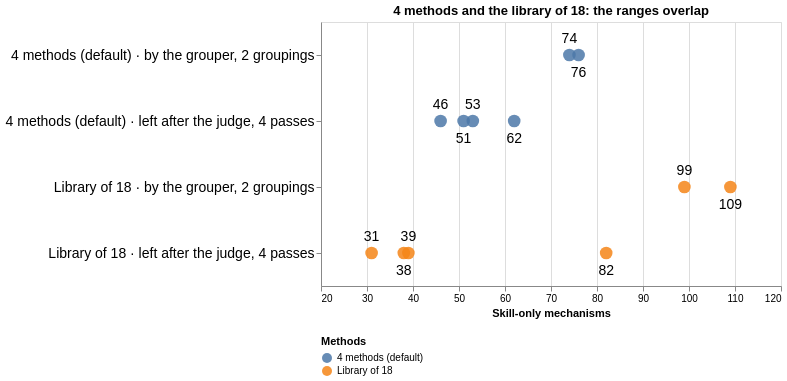

Write a Vega-Lite specification for this figure.
### Vega-Lite specification from a JSON file in a GitHub repository (floating-point values rounded to 4 significant figures)
{"usermeta": {"fig": {"content": "data", "style": "cool-clean", "candidates": ["cool-clean"], "why": "counts read from the result files", "surface": "repo-doc"}}, "title": "4 methods and the library of 18: the ranges overlap", "width": 460, "height": 264, "data": {"values": [{"row": "4 methods (default) · by the grouper, 2 groupings", "group": "4 methods (default)", "count": 76, "below": 1}, {"row": "4 methods (default) · by the grouper, 2 groupings", "group": "4 methods (default)", "count": 74, "below": 0}, {"row": "4 methods (default) · left after the judge, 4 passes", "group": "4 methods (default)", "count": 53, "below": 0}, {"row": "4 methods (default) · left after the judge, 4 passes", "group": "4 methods (default)", "count": 62, "below": 1}, {"row": "4 methods (default) · left after the judge, 4 passes", "group": "4 methods (default)", "count": 51, "below": 1}, {"row": "4 methods (default) · left after the judge, 4 passes", "group": "4 methods (default)", "count": 46, "below": 0}, {"row": "Library of 18 · by the grouper, 2 groupings", "group": "Library of 18", "count": 99, "below": 0}, {"row": "Library of 18 · by the grouper, 2 groupings", "group": "Library of 18", "count": 109, "below": 1}, {"row": "Library of 18 · left after the judge, 4 passes", "group": "Library of 18", "count": 82, "below": 1}, {"row": "Library of 18 · left after the judge, 4 passes", "group": "Library of 18", "count": 39, "below": 0}, {"row": "Library of 18 · left after the judge, 4 passes", "group": "Library of 18", "count": 31, "below": 0}, {"row": "Library of 18 · left after the judge, 4 passes", "group": "Library of 18", "count": 38, "below": 1}]}, "layer": [{"mark": {"type": "point", "filled": true, "size": 160, "opacity": 0.85}, "encoding": {"y": {"field": "row", "type": "nominal", "title": null, "sort": ["4 methods (default) · by the grouper, 2 groupings", "4 methods (default) · left after the judge, 4 passes", "Library of 18 · by the grouper, 2 groupings", "Library of 18 · left after the judge, 4 passes"], "axis": {"labelFontSize": 14, "labelLimit": 520}}, "x": {"field": "count", "type": "quantitative", "title": "Skill-only mechanisms", "scale": {"domain": [20, 120]}}, "color": {"field": "group", "type": "nominal", "title": "Methods", "legend": {"orient": "bottom", "direction": "vertical", "labelLimit": 700}}}}, {"transform": [{"filter": "datum.below == 0"}], "mark": {"type": "text", "dy": -16, "fontSize": 14}, "encoding": {"y": {"field": "row", "type": "nominal", "title": null, "sort": ["4 methods (default) · by the grouper, 2 groupings", "4 methods (default) · left after the judge, 4 passes", "Library of 18 · by the grouper, 2 groupings", "Library of 18 · left after the judge, 4 passes"], "axis": {"labelFontSize": 14, "labelLimit": 520}}, "x": {"field": "count", "type": "quantitative", "title": "Skill-only mechanisms", "scale": {"domain": [20, 120]}}, "text": {"field": "count"}}}, {"transform": [{"filter": "datum.below == 1"}], "mark": {"type": "text", "dy": 18, "fontSize": 14}, "encoding": {"y": {"field": "row", "type": "nominal", "title": null, "sort": ["4 methods (default) · by the grouper, 2 groupings", "4 methods (default) · left after the judge, 4 passes", "Library of 18 · by the grouper, 2 groupings", "Library of 18 · left after the judge, 4 passes"], "axis": {"labelFontSize": 14, "labelLimit": 520}}, "x": {"field": "count", "type": "quantitative", "title": "Skill-only mechanisms", "scale": {"domain": [20, 120]}}, "text": {"field": "count"}}}]}
